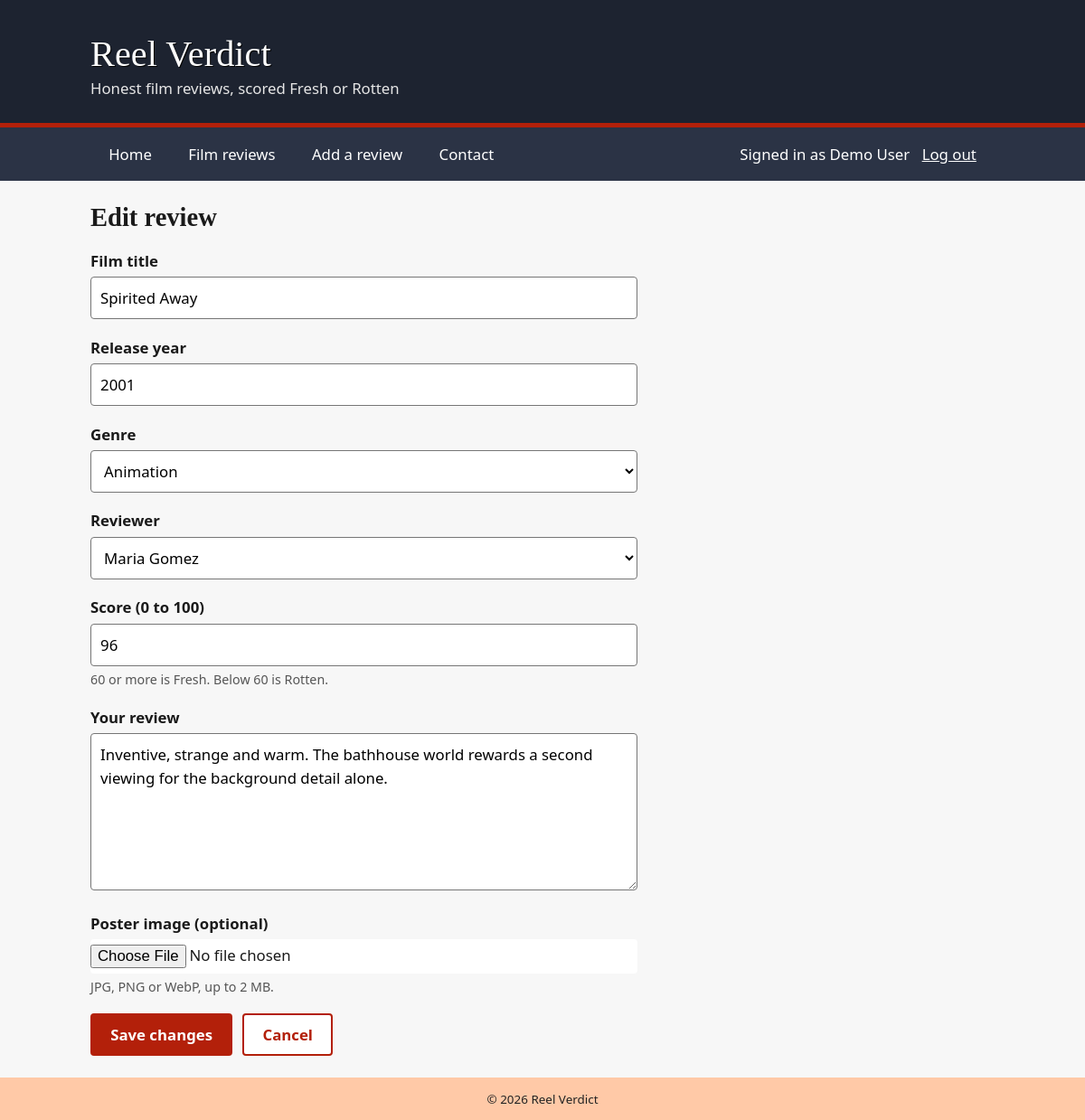
/editfilm.php?id=2 (signed in), run on the app's committed database.
### tables this page shows
CREATE TABLE film (
  id INT AUTO_INCREMENT PRIMARY KEY,
  title VARCHAR(150) NOT NULL,
  release_year SMALLINT NOT NULL,
  score TINYINT UNSIGNED NOT NULL,
  reviewtext TEXT NOT NULL,
  reviewdate DATE NOT NULL,
  poster VARCHAR(100) NULL,
  genreid INT NOT NULL,
  reviewerid INT NOT NULL,
  FOREIGN KEY (genreid) REFERENCES genre(id),
  FOREIGN KEY (reviewerid) REFERENCES reviewer(id)
);

CREATE TABLE genre (
  id INT AUTO_INCREMENT PRIMARY KEY,
  name VARCHAR(50) NOT NULL UNIQUE
);

CREATE TABLE reviewer (
  id INT AUTO_INCREMENT PRIMARY KEY,
  name VARCHAR(100) NOT NULL,
  email VARCHAR(150) NOT NULL
);

### editfilm.php (called while the page is built, shortened)
<?php
require 'includes/functions.php';
try {
    include 'includes/DatabaseConnection.php';
    $id = (int)($_GET['id'] ?? $_POST['id'] ?? 0);
    $existing = query($pdo, 'SELECT * FROM film WHERE id = :id', [':id' => $id])->fetch();
    if (!$existing) {
        http_response_code(404);
        $title = 'Film not found';
        $output = '<h2>Film not found</h2><p>That review does not exist. <a href="films.php">Back to all films</a></p>';
    } else {
        $film = $existing;
        $genres = query($pdo, 'SELECT * FROM genre ORDER BY name')->fetchAll();
        $reviewers = query($pdo, 'SELECT * FROM reviewer ORDER BY name')->fetchAll();
        $heading = 'Edit review';
        $submitLabel = 'Save changes';
        include 'templates/filmform.html.php';
    }
} catch (PDOException $e) {
    $title = 'An error has occurred';
    $output = 'Database error: ' . h($e->getMessage());
}
include 'templates/layout.html.php';

### includes/functions.php (called while the page is built, shortened)
<?php
function h($text)
{
    return htmlspecialchars((string)$text, ENT_QUOTES, 'UTF-8');
}
function query($pdo, $sql, $params = [])
{
    $stmt = $pdo->prepare($sql);
    $stmt->execute($params);
    return $stmt;
}

### templates/filmform.html.php (the view, shortened to what this page needs)
<h2><?=h($heading)?></h2>
<form action="" method="post" enctype="multipart/form-data">
    <div class="field">
        <label for="title">Film title</label>
        <input type="text" id="title" name="title" value="<?=h($film['title'])?>" maxlength="150" required>
    </div>
    <div class="field">
        <label for="release_year">Release year</label>
        <input type="number" id="release_year" name="release_year" value="<?=h($film['release_year'])?>" min="1888" max="<?=date('Y') + 2?>" required>
    </div>
    <div class="field">
        <label for="genreid">Genre</label>
        <select id="genreid" name="genreid" required>
            <?php foreach ($genres as $genre): ?>
                <option value="<?=(int)$genre['id']?>"<?= (string)$film['genreid'] === (string)$genre['id'] ? ' selected' : '' ?>><?=h($genre['name'])?></option>
            <?php endforeach; ?>
        </select>
    </div>
    <div class="field">
        <label for="reviewerid">Reviewer</label>
        <select id="reviewerid" name="reviewerid" required>
            <?php foreach ($reviewers as $reviewer): ?>
                <option value="<?=(int)$reviewer['id']?>"<?= (string)$film['reviewerid'] === (string)$reviewer['id'] ? ' selected' : '' ?>><?=h($reviewer['name'])?></option>
            <?php endforeach; ?>
        </select>
    </div>
    <div class="field">
        <label for="score">Score (0 to 100)</label>
        <input type="number" id="score" name="score" value="<?=h($film['score'])?>" min="0" max="100" required aria-describedby="scorehelp">
        <p class="hint" id="scorehelp">60 or more is Fresh. Below 60 is Rotten.</p>
    </div>
    <div class="field">
        <label for="reviewtext">Your review</label>
        <textarea id="reviewtext" name="reviewtext" rows="6" minlength="10" maxlength="2000" required><?=h($film['reviewtext'])?></textarea>
    </div>
    <div class="field">
        <label for="poster">Poster image (optional)</label>
        <input type="file" id="poster" name="poster" accept="image/jpeg,image/png,image/webp" aria-describedby="posterhelp">
        <p class="hint" id="posterhelp">JPG, PNG or WebP, up to 2 MB.</p>
    </div>
    <button type="submit" class="button"><?=h($submitLabel)?></button>
    <a class="button secondary" href="films.php">Cancel</a>
</form>

### jokes.css (style rules this page uses)
* { margin: 0; padding: 0; box-sizing: border-box; }
:root { --ink: #1d2330; --nav: #2b3345; --tomato: #b3200a; --rotten: #3d6b1f; --paper: #f7f7f7; --card: #ffffff; --line: #d4d4d4; --muted: #555555; --focus: #0b57d0; }
body { font-family: "Segoe UI", "Helvetica Neue", Arial, sans-serif; font-size: 1.05em; line-height: 1.5; background-color: var(--paper); color: #1a1a1a; }
h1, h2, h3 { font-family: Georgia, "Times New Roman", serif; line-height: 1.2; }
h2 { margin-bottom: 0.6em; font-size: 1.7em; }
p { margin-bottom: 1em; }
a { color: var(--tomato); }
.field { margin-bottom: 1.1em; }
label { display: block; font-weight: 600; margin-bottom: 0.3em; }
input, select, textarea { width: 100%; max-width: 36em; padding: 0.6em; font: inherit; border: 1px solid #767676; border-radius: 4px; background: #fff; }
textarea { min-height: 9em; }
input[type="file"] { border: none; padding: 0.3em 0; }
.hint { font-size: 0.85em; color: var(--muted); margin: 0.3em 0 0; }
form { display: block; }
.button, button { display: inline-block; font: inherit; font-weight: 600; padding: 0.55em 1.2em; border: 2px solid var(--tomato); background: var(--tomato); color: #fff; border-radius: 4px; cursor: pointer; text-decoration: none; margin-right: 0.4em; }
.button.secondary { background: #fff; color: var(--tomato); }

### data on the page
film: title "Spirited Away", release_year "2001", genreid "Animation", reviewerid "Maria Gomez", score "96", reviewtext "Inventive, strange and warm. The bathhouse world rewards a second viewing for the background detail alone."

### other printed values
SITE_NAME "Reel Verdict"
$label "Home"
$label "Film reviews"
$label "Add a review"
$label "Contact"
currentUserName() "Demo User"
$heading "Edit review"
$submitLabel "Save changes"
